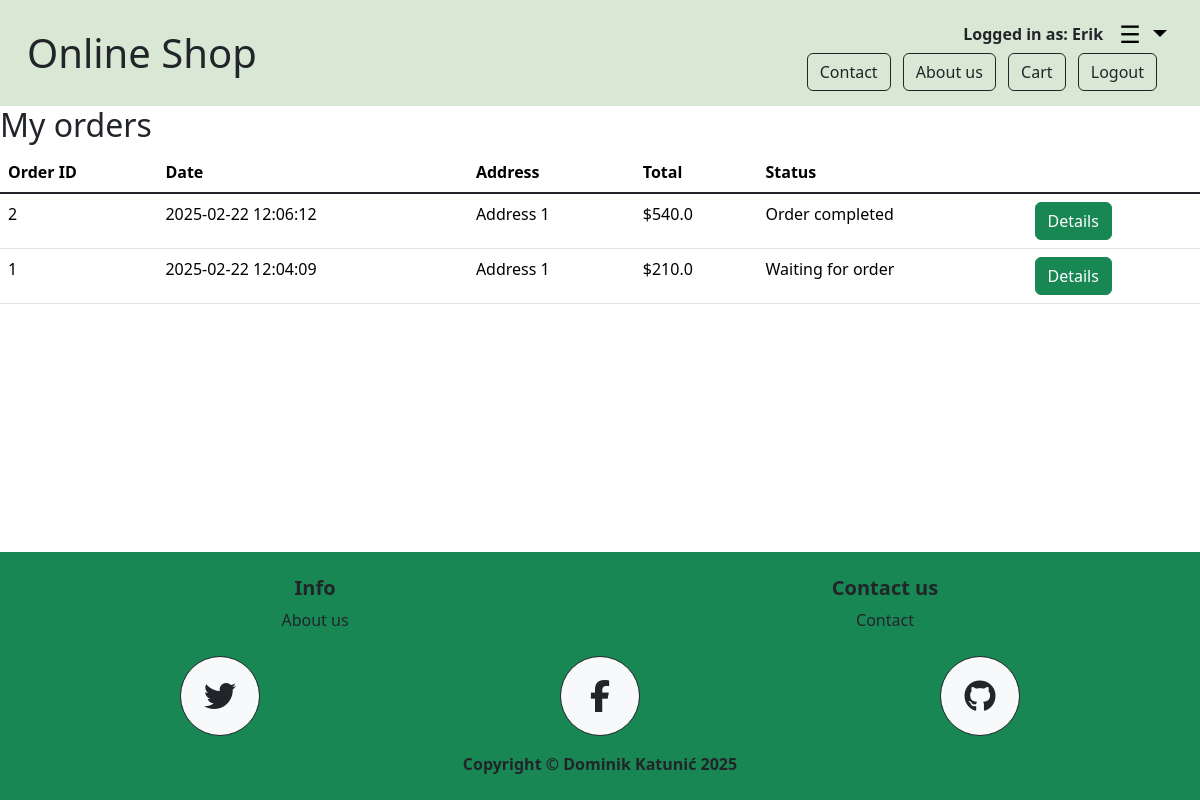
The page /ordering_history (signed in) on the database its author committed.
### main.py (models this page shows)
class Base(DeclarativeBase):
    pass

class User(UserMixin, Base):
    __tablename__ = 'user'
    id: Mapped[int] = mapped_column(Integer, primary_key=True)
    name: Mapped[str] = mapped_column(String(300), nullable=False)
    email: Mapped[str] = mapped_column(String(200), unique=True, nullable=False)
    password: Mapped[str] = mapped_column(String(100), nullable=False)
    is_admin: Mapped[bool] = mapped_column(Boolean, nullable=False)
    notification = relationship('Notification', back_populates='user')
    comment = relationship('Comment', back_populates='user')
    rating = relationship('Rating', back_populates='user')
    favourite = relationship('Favourite', back_populates='user')
    cart = relationship('Cart', back_populates='user')
    order = relationship('Order', back_populates='user')

class Order(Base):
    __tablename__ = 'order'
    id_order: Mapped[int] = mapped_column(Integer, primary_key=True)
    id_user: Mapped[int] = mapped_column(Integer, ForeignKey('user.id'), nullable=False)
    email: Mapped[str] = mapped_column(String(200), nullable=False)
    first_name: Mapped[str] = mapped_column(String(150), nullable=False)
    second_name: Mapped[str] = mapped_column(String(150), nullable=False)
    country: Mapped[str] = mapped_column(String(200), nullable=False)
    address: Mapped[str] = mapped_column(String(150), nullable=False)
    phone_number: Mapped[int] = mapped_column(Integer, nullable=False)
    is_by_delivery: Mapped[bool] = mapped_column(Boolean, nullable=False)
    status: Mapped[bool] = mapped_column(Boolean, nullable=False)
    id_card: Mapped[int] = mapped_column(Integer, ForeignKey('card.id_card'), nullable=True)
    date: Mapped[datetime] = mapped_column(DateTime, default=datetime.utcnow, nullable=False)
    user = relationship('User', back_populates='order')
    card = relationship('Card', back_populates='order')
    order_article = relationship('Order_article', back_populates='order')

### main.py (the view)
@app.route('/ordering_history')
@login_required
def ordering_history():
    orders = db.session.execute(db.select(Order).where(Order.id_user == current_user.id).order_by(Order.date.desc())).scalars().all()
    full_data = {
        "orders": []
    }
    for order in orders:
        new_order = {
            "id": order.id_order,
            "date": ((str(order.date)).split("."))[0],
            "address": order.address,
            "total": 0,
            "status": order.status,
            "articles": {
                "list_articles": []
            }
        }
        order_articles_list = db.session.execute(db.select(Order_article).where(Order_article.id_order == order.id_order)).scalars().all()
        total = 0
        for article_data in order_articles_list:
            article = db.session.execute(db.select(Article).where(Article.id == article_data.id_article)).scalar()
            new_article_dict = {
                "quantity": article_data.quantity,
                "name": article.name,
                "price": article.price
            }
            new_order['articles']['list_articles'].append(new_article_dict)
            total = total + float(article.price) * int(new_article_dict['quantity'])
        new_order['articles'] = json.dumps(new_order['articles'])
        new_order['total'] = total
        full_data['orders'].append(new_order)
    return render_template('ordering_history.html', full_data=full_data)

### main.py (called while the page is built)
@login_manager.user_loader
def load_user(user_id):
    return db.get_or_404(User, user_id)

### templates/ordering_history.html
{% include "header.html" %}
<body class="d-flex flex-column min-vh-100">
    <h2>My orders</h2>
    <div>
        <table class="table">
            <thead>
                <tr>
                  <th scope="col">Order ID</th>
                  <th scope="col">Date</th>
                  <th scope="col">Address</th>
                  <th scope="col">Total</th>
                  <th scope="col">Status</th>
                </tr>
            </thead>
            <tbody class="table-group-divider">
                {% for order in full_data['orders'] %}
                    <tr>
                        <td>{{order['id']}}</td>
                        <td>{{order['date']}}</td>
                        <td>{{order['address']}}</td>
                        <td>${{order['total']}}</td>
                        <td>
                            {% if order['status'] %}
                                Order completed
                            {% else %}
                                Waiting for order
                            {% endif %}
                        </td>
                        <td><a href="{{ url_for('order_details', data=order['articles']) }}"><button class="btn btn-success">Details</button></a></td>
                    </tr>
                {% endfor %}
            </tbody>
        </table>
    </div>
</body>
{% include "footer.html" %}

### templates/header.html (shortened to what this page needs)
<!DOCTYPE html>
<html lang="en">
<head>
    <link href="https://cdn.jsdelivr.net/npm/bootstrap@5.3.3/dist/css/bootstrap.min.css" rel="stylesheet">
    <link rel="stylesheet" href="https://cdnjs.cloudflare.com/ajax/libs/font-awesome/6.4.2/css/all.min.css">
</head>
<body>
    <nav class="navbar custom-navbar">
        <div class="container-fluid">
            <a href="{{ url_for('home') }}" class="text-dark text-decoration-none">
                <h1 class="mb-0">Online Shop</h1>
            </a>
            <div class="ms-auto">
                {% if current_user.is_authenticated %}
                    <div class="user-info-container">
                        <p class="user-info mb-0">Logged in as: {{ current_user.name }}</p>
                        <div class="dropdown">
                            <button class="hamburger-menu dropdown-toggle" type="button" id="profileDropdown" data-bs-toggle="dropdown" aria-expanded="false">
                                ☰
                            </button>
                        </div>
                    </div>
                {% endif %}
                <a href="{{ url_for('contact') }}" class="btn btn-outline-dark me-2">Contact</a>
                <a href="{{ url_for('about') }}" class="btn btn-outline-dark me-2">About us</a>
                {% if current_user.is_authenticated %}
                    <a href="{{ url_for('cart') }}" class="btn btn-outline-dark me-2">Cart</a>
                    <a href="{{ url_for('logout') }}" class="btn btn-outline-dark me-3">Logout</a>
                {% else %}
                    <a href="{{ url_for('register') }}" class="btn btn-outline-dark me-2">Register</a>
                    <a href="{{ url_for('login') }}" class="btn btn-outline-dark">Login</a>
                {% endif %}
            </div>
        </div>
    </nav>
</body>
</html>

### templates/header.html (style rules this page uses)
.custom-navbar { background-color: #d9e8d4; padding: 15px; }
.user-info-container { display: flex; align-items: center; justify-content: flex-end; gap: 10px; width: 100%; }
.user-info { font-weight: bold; }
.hamburger-menu { font-size: 24px; cursor: pointer; border: none; background: none; }

### rows shown on the page
User: name "Erik"
Order: id "2", date "2025-02-22 12:06:12", address "Address 1", total "540.0", status "Order completed"
Order: id "1", date "2025-02-22 12:04:09", address "Address 1", total "210.0", status "Waiting for order"
